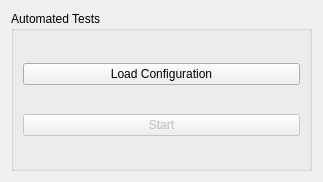
<?xml version="1.0" encoding="UTF-8"?>
<ui version="4.0">
 <class>form</class>
 <widget class="QWidget" name="form">
  <property name="enabled">
   <bool>true</bool>
  </property>
  <property name="geometry">
   <rect>
    <x>0</x>
    <y>0</y>
    <width>323</width>
    <height>182</height>
   </rect>
  </property>
  <property name="sizePolicy">
   <sizepolicy hsizetype="Expanding" vsizetype="Expanding">
    <horstretch>0</horstretch>
    <verstretch>0</verstretch>
   </sizepolicy>
  </property>
  <property name="windowTitle">
   <string>Aruco Tester Plugin</string>
  </property>
  <layout class="QGridLayout" name="gridLayout_3">
   <property name="sizeConstraint">
    <enum>QLayout::SetDefaultConstraint</enum>
   </property>
   <item row="0" column="0">
    <widget class="QGroupBox" name="gbArUco">
     <property name="sizePolicy">
      <sizepolicy hsizetype="Expanding" vsizetype="Preferred">
       <horstretch>0</horstretch>
       <verstretch>0</verstretch>
      </sizepolicy>
     </property>
     <property name="title">
      <string>Automated Tests</string>
     </property>
     <layout class="QGridLayout" name="gridLayout_2">
      <item row="0" column="0">
       <widget class="QPushButton" name="pbLoadConfiguration">
        <property name="sizePolicy">
         <sizepolicy hsizetype="Expanding" vsizetype="Fixed">
          <horstretch>0</horstretch>
          <verstretch>0</verstretch>
         </sizepolicy>
        </property>
        <property name="text">
         <string>Load Configuration</string>
        </property>
       </widget>
      </item>
      <item row="1" column="0">
       <widget class="QPushButton" name="pbStart">
        <property name="enabled">
         <bool>false</bool>
        </property>
        <property name="sizePolicy">
         <sizepolicy hsizetype="Expanding" vsizetype="Fixed">
          <horstretch>0</horstretch>
          <verstretch>0</verstretch>
         </sizepolicy>
        </property>
        <property name="text">
         <string>Start</string>
        </property>
       </widget>
      </item>
     </layout>
    </widget>
   </item>
  </layout>
 </widget>
 <resources/>
 <connections/>
</ui>
